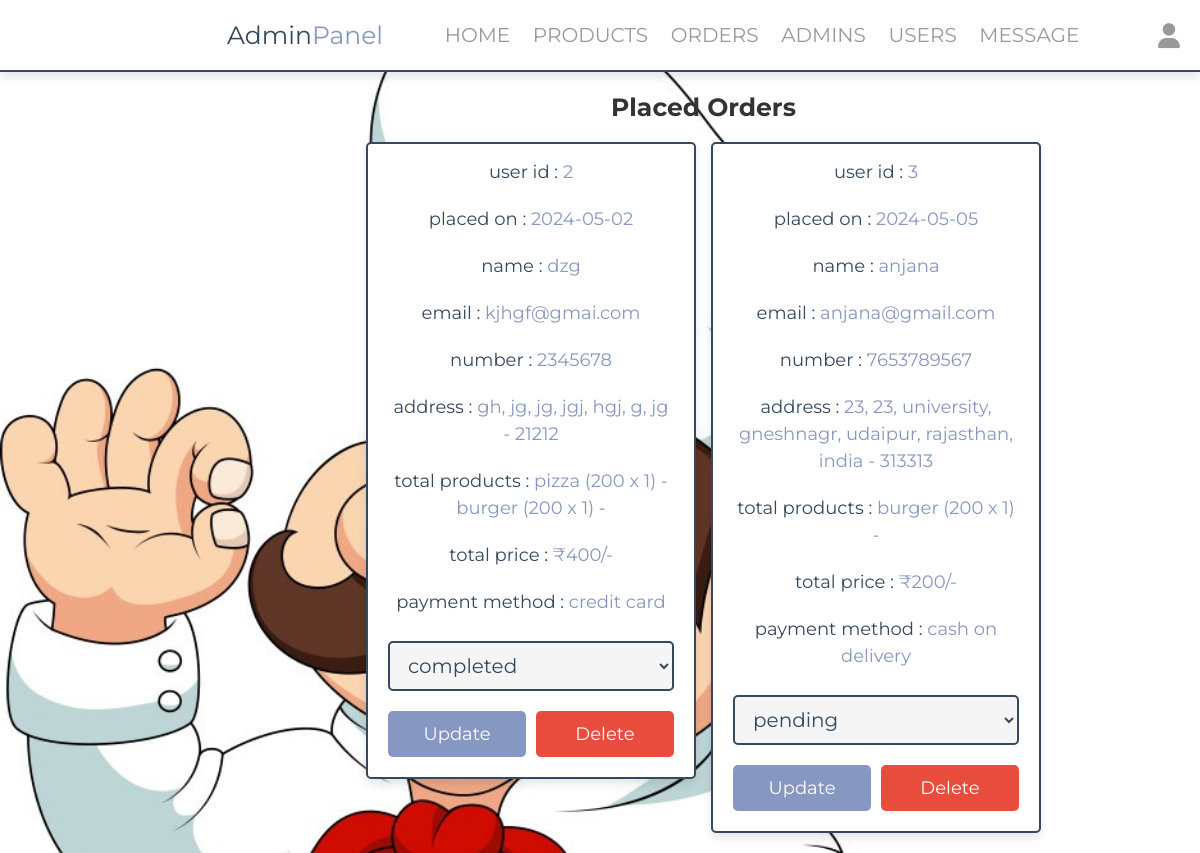
The page /admin/placed_orders.php (signed in) on the database its author committed.
### tables this page shows
CREATE TABLE `orders` (
  `id` int(100) NOT NULL,
  `user_id` int(100) NOT NULL,
  `name` varchar(20) NOT NULL,
  `number` varchar(10) NOT NULL,
  `email` varchar(50) NOT NULL,
  `method` varchar(50) NOT NULL,
  `address` varchar(500) NOT NULL,
  `total_products` varchar(1000) NOT NULL,
  `total_price` int(100) NOT NULL,
  `placed_on` date NOT NULL DEFAULT current_timestamp(),
  `payment_status` varchar(20) NOT NULL DEFAULT 'pending'
);

### admin/placed_orders.php (the view, shortened to what this page needs)
<?php
include '../components/connect.php';
?>
<!DOCTYPE html>
<html lang="en">
<head>
   <link rel="stylesheet" href="https://cdnjs.cloudflare.com/ajax/libs/font-awesome/6.1.1/css/all.min.css">
   <link rel="stylesheet" href="../css/admin_style.css">
</head>
<body>
<?php include '../components/admin_header.php' ?>
<section class="placed-orders">
   <h1 class="heading">placed orders</h1>
   <div class="box-container">
   <?php
      $select_orders = mysqli_query($con, "SELECT * FROM `orders`");
      if(mysqli_num_rows($select_orders) > 0){
         while($fetch_orders = mysqli_fetch_assoc($select_orders)){
   ?>
   <div class="box">
      <p> user id : <span><?= $fetch_orders['user_id']; ?></span> </p>
      <p> placed on : <span><?= $fetch_orders['placed_on']; ?></span> </p>
      <p> name : <span><?= $fetch_orders['name']; ?></span> </p>
      <p> email : <span><?= $fetch_orders['email']; ?></span> </p>
      <p> number : <span><?= $fetch_orders['number']; ?></span> </p>
      <p> address : <span><?= $fetch_orders['address']; ?></span> </p>
      <p> total products : <span><?= $fetch_orders['total_products']; ?></span> </p>
      <p> total price : <span>₹<?= $fetch_orders['total_price']; ?>/-</span> </p>
      <p> payment method : <span><?= $fetch_orders['method']; ?></span> </p>
      <form action="" method="POST">
         <select name="payment_status" class="drop-down">
            <option value="" selected disabled><?= $fetch_orders['payment_status']; ?></option>
         </select>
         <div class="flex-btn">
            <input type="submit" value="update" class="btn" name="update_payment">
            <a href="placed_orders.php?delete=<?= $fetch_orders['id']; ?>" class="delete-btn" onclick="return confirm('delete this order?');">delete</a>
         </div>
      </form>
   </div>
   <?php
      }
   }else{
      echo '<p class="empty">no orders placed yet!</p>';
   }
   ?>
   </div>
</section>
</body>
</html>

### components/admin_header.php (shortened to what this page needs)
<header class="header">
   <section class="flex">
      <a href="dashboard.php" class="logo">Admin<span>Panel</span></a>
      <nav class="navbar">
         <a href="dashboard.php">HOME</a>
         <a href="products.php">PRODUCTS</a>
         <a href="placed_orders.php">ORDERS</a>
         <a href="admin_accounts.php">ADMINS</a>
         <a href="users_accounts.php">USERS</a>
         <a href="messages.php">MESSAGE</a>
      </nav>
      <div class="icons">
         <div id="user-btn" class="fas fa-user"></div>
      </div>
   </section>
</header>

### css/admin_style.css (style rules this page uses)
:root { --main-color:#8697c1; --red:#e74c3c; --orange:#f39c12; --black:#34495e; --white:#fff; --light-bg:#f5f5f5; --light-color:#999; --border:.2rem solid var(--black); --box-shadow:0 .5rem 1rem rgba(0,0,0,.1); }
* { font-family: 'Montserrat', sans-serif; margin:0; padding:0; box-sizing: border-box; text-decoration: none; outline: none; border:none; }
html { font-size: 62.5%; overflow-x: hidden; }
body { background-image: url('../images/-about4.jpg'); background-size: cover; background-repeat: no-repeat; }
section { max-width: auto px; margin:0 auto; padding:2rem; padding-left: 227px !important; }
.btn, .delete-btn, .option-btn { display: block; margin-top: 1rem; border-radius: .5rem; cursor: pointer; width: 100%; font-size: 1.8rem; color:var(--white); padding:1.2rem 3rem; text-transform: capitalize; text-align: center; }
.btn { background-color: var(--main-color); }
.delete-btn { background-color: var(--red); }
.flex-btn { display: flex; gap:1rem; }
.heading { text-align: center; margin-bottom: 2rem; text-transform: capitalize; color:var(--black); font-size: 3rem; }
.header { position: sticky; top:0; left:0; right:0; background-color: var(--white); box-shadow: var(--box-shadow); z-index: 1000; border-bottom: var(--border); }
.header .flex { display: flex; align-items: center; justify-content: space-between; position: relative; }
.header .flex .logo { font-size: 2.5rem; color:var(--black); }
.header .flex .logo span { color:var(--main-color); }
.header .flex .navbar a { margin:0 1rem; font-size: 2rem; color:var(--light-color); }
.header .flex .icons > * { font-size: 2.5rem; cursor: pointer; color:var(--light-color); margin-left: 1.7rem; }
.heading { font-size: 2.5rem; color: #333; text-align: center; margin-bottom: 2rem; }
.box-container { display: grid; grid-template-columns: repeat(auto-fit, minmax(300px, 1fr)); gap: 20px; }
.box { background-color: #fff; border-radius: 10px; box-shadow: 0 0 10px rgba(0, 0, 0, 0.2); padding: 20px; text-align: center; }
.box p { font-size: 1.6rem; color: #333; margin-bottom: 1rem; }
.placed-orders .box-container { display: grid; grid-template-columns: repeat(auto-fit, 33rem); gap:1.5rem; justify-content: center; align-items: flex-start; }
.placed-orders .box-container .box { background-color: var(--white); border-radius: .5rem; box-shadow: var(--box-shadow); border:var(--border); padding:2rem; padding-top: 1rem; }
.placed-orders .box-container .box p { padding: .5rem 0; line-height: 1.5; font-size: 1.8rem; color:var(--black); }
.placed-orders .box-container .box p span { color:var(--main-color); }
.placed-orders .box-container .box .drop-down { width: 100%; margin:1rem 0; background-color: var(--light-bg); padding:1rem 1.4rem; font-size: 2rem; color:var(--black); border:var(--border); border-radius: .5rem; }

### admin/placed_orders.php (style rules this page uses)
.placed-orders .box-container { display: grid; grid-template-columns: repeat(auto-fit, 33rem); gap:1.5rem; justify-content: center; align-items: flex-start; }
.placed-orders .box-container .box { background-color: var(--white); border-radius: .5rem; box-shadow: var(--box-shadow); border:var(--border); padding:2rem; padding-top: 1rem; }
.placed-orders .box-container .box p { padding: .5rem 0; line-height: 1.5; font-size: 1.8rem; color:var(--black); }
.placed-orders .box-container .box p span { color:var(--main-color); }
.placed-orders .box-container .box .drop-down { width: 100%; margin:1rem 0; background-color: var(--light-bg); padding:1rem 1.4rem; font-size: 2rem; color:var(--black); border:var(--border); border-radius: .5rem; }

### rows shown on the page
orders: user "2", placed_on "2024-05-02", name "dzg", email "kjhgf@gmai.com", number "2345678", address "gh, jg, jg, jgj, hgj, g, jg - 21212", total_products "pizza (200 x 1) - burger (200 x 1) -", total_price "400", method "credit card", payment_status "completed"
orders: user "3", placed_on "2024-05-05", name "anjana", email "anjana@gmail.com", number "7653789567", address "23, 23, university, gneshnagr, udaipur, rajasthan, india - 313313", total_products "burger (200 x 1) -", total_price "200", method "cash on delivery", payment_status "pending"
